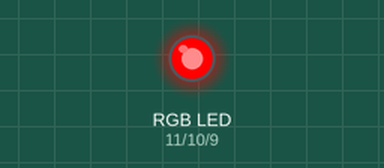
Recording of a sketch running on a simulated Arduino Uno, built with avr-gcc and run on an emulated ATmega328P. On the bench: an RGB LED mixed from three pins (HIGH = lit).

Above: at 0.1 s.
At 1.1 s:
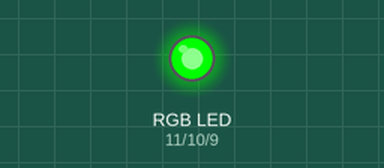
At 2.1 s:
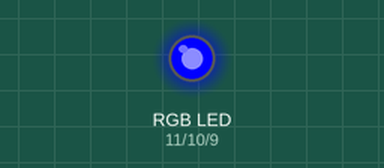
At 3.1 s:
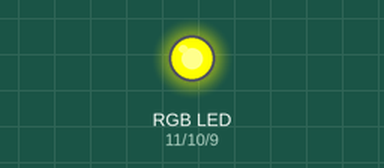
At 5.1 s:
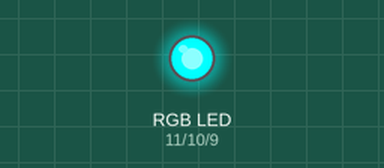
At 35.5 s:
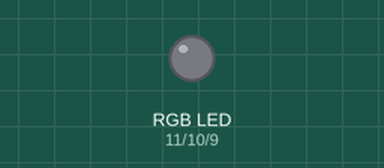
Timing chart, 0 to 40.0 s (numbered marks = the images above):
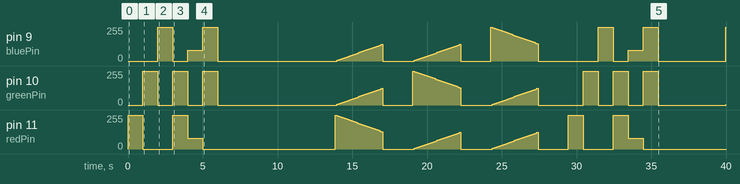

The sketch:

RGB_LED_test.ino
```cpp
/*
Adafruit Arduino - Lesson 3. RGB LED
*/

int redPin = 11;
int greenPin = 10;
int bluePin = 9;

int delay1 = 100;

int red_channel_sat1 = 255;
int green_channel_sat1 = 0;
int blue_channel_sat1 = 0;

int red_channel_sat2 = 0;
int green_channel_sat2 = 255;
int blue_channel_sat2 = 0;


int red_channel_sat3 = 0;
int green_channel_sat3 = 0;
int blue_channel_sat3 = 255;


void setup()
{
  pinMode(redPin, OUTPUT);
  pinMode(greenPin, OUTPUT);
  pinMode(bluePin, OUTPUT);

}

void loop()
{
// Set some predefined colors
  setColor(255,0 , 0);  // red
  delay(1000);
  setColor(0, 255, 0);  // green
  delay(1000);
  setColor(0, 0, 255);  // blue
  delay(1000);
  setColor(255, 255, 0);  // yellow
  delay(1000);
  setColor(80, 0, 80);  // purple
  delay(1000);
  setColor(0, 255, 255);  // aqua
  delay(1000);


//Cycle through a rainbow:
  setColor(0,0,0); //Start with it off
  delay(2000);
  unsigned int rgbColour[3];

  // Begins at red.
  rgbColour[0] = 255;
  rgbColour[1] = 0;
  rgbColour[2] = 0;

  // Choose the colours to increment and decrement.
  for (int decColour = 0; decColour < 3; decColour += 1) {
    int incColour = decColour == 2 ? 0 : decColour + 1;

    // cross-fade the two colours.
    for(int i = 0; i < 255; i += 1) {
      rgbColour[decColour] -= 1;
      rgbColour[incColour] += 1;

      setColor(rgbColour[0], rgbColour[1], rgbColour[2]);
      delay(5);
    }
  }

//Cycle through red saturation:
  setColor(0,0,0); //start with it off
  delay(2000);
  while(red_channel_sat1 > 127){
     setColor(red_channel_sat1, green_channel_sat1, blue_channel_sat1);
     delay(100);
     red_channel_sat1 = red_channel_sat1 - 4;
     green_channel_sat1 = green_channel_sat1 + 4;
     blue_channel_sat1 = blue_channel_sat1 + 4;
  }
    red_channel_sat1 = 255;
    green_channel_sat1 = 0;
    blue_channel_sat1 = 0;

  //Cycle through green saturation:
  setColor(0,0,0); //start with it off
  delay(2000);
  while(green_channel_sat2 > 127){
     setColor(red_channel_sat2, green_channel_sat2, blue_channel_sat2);
     delay(100);
     red_channel_sat2 = red_channel_sat2 + 4;
     green_channel_sat2 = green_channel_sat2 - 4;
     blue_channel_sat2 = blue_channel_sat2 + 4;
  }
    red_channel_sat2 = 0;
    green_channel_sat2 = 255;
    blue_channel_sat2 = 0;

  //Cycle through blue saturation:
  setColor(0,0,0); //start with it off
  delay(2000);
  while(blue_channel_sat3 > 127){
     setColor(red_channel_sat3, green_channel_sat3, blue_channel_sat3);
     delay(100);
     red_channel_sat3 = red_channel_sat3 + 4;
     green_channel_sat3 = green_channel_sat3 + 4;
     blue_channel_sat3 = blue_channel_sat3 - 4;
  }
    red_channel_sat3 = 0;
    green_channel_sat3 = 0;
    blue_channel_sat3 = 255;

  setColor(0,0,0); //end with it off
  delay(2000);
}


//Create a function that sends the signal to change LED brightness (DO NOT REMOVE)
void setColor(int red, int green, int blue)
{
  analogWrite(redPin, red);
  analogWrite(greenPin, green);
  analogWrite(bluePin, blue);
}
```

Measured:
- by itself, pin 9 (bluePin): 0/255 → 255/255 at 2.0 s, → 0/255 1.0 s later, → 80/255 1.0 s later, → 255/255 1.0 s later, … (108 changes in this stretch)
- by itself, pin 10 (greenPin): 0/255 → 255/255 at 1.0 s, → 0/255 1.0 s later, → 255/255 1.0 s later, → 0/255 1.0 s later, … (110 changes in this stretch)
